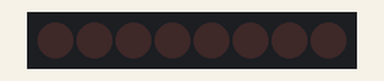
Simulated run of this program. Board: Raspberry Pi (BCM pin numbers). On the bench: 8 shift-register outputs drawn as a row of LEDs (first output left, lit = HIGH).

Above: at 0.2 s.
At 1.2 s:
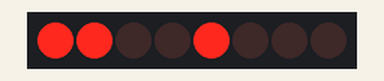
At 2.2 s:
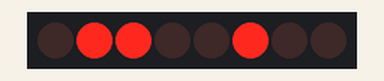
At 4.7 s:
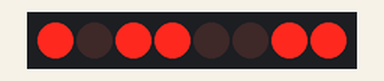
At 7.2 s:
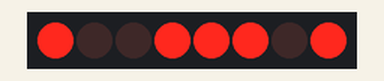
At 9.7 s:
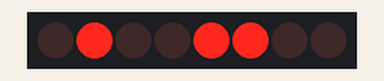
Timing chart, 0 to 10.4 s (numbered marks = the images above):
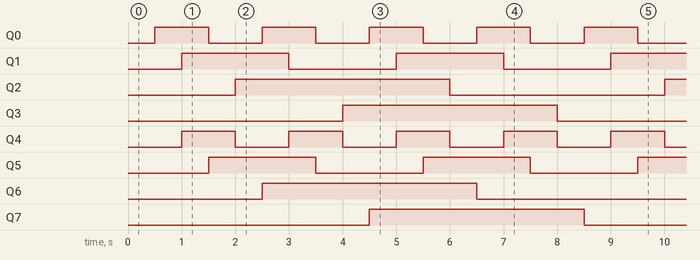

The program:

Shift.py
```python
import RPi.GPIO as GPIO
import time

# Pin connected to ST_CP of 74HC595
latchPin = 23
# Pin connected to SH_CP of 74HC595
clockPin = 24
# Pin connected to DS of 74HC595
dataPin = 25

# set pins to output because they are addressed in the main loop
GPIO.setmode(GPIO.BCM)
GPIO.setup(latchPin, GPIO.OUT)
GPIO.setup(clockPin, GPIO.OUT)
GPIO.setup(dataPin, GPIO.OUT)

def shiftOut(val, bits):
    # print 'value = ', val
    # pull latch pin low while pushing data into shift register
    GPIO.output(latchPin, GPIO.LOW)

    # push data bits one at a time
    for i in range(0, bits):
        bit = 1 & (val >> ((bits - 1) - i))
        # print 'bit = ', bit
	GPIO.output(dataPin, bit)
        # pulse clock pin to advance bits in shift register
        GPIO.output(clockPin, GPIO.HIGH)
        GPIO.output(clockPin, GPIO.LOW)

    # pull latch pin high to push all bits to output
    GPIO.output(latchPin, GPIO.HIGH)

def gray(n):
    return n^(n//2)

try:
    while True:
        # count up routine
        for j in range(0, 16):
            shiftOut(gray(j), 4)
            time.sleep(0.5)
except KeyboardInterrupt:
      GPIO.cleanup()
```

Measured:
- by itself, Q0, Q4: alternates HIGH for 1.0 s and LOW for 1.0 s
- by itself, Q1, Q5: alternates HIGH for 2.0 s and LOW for 2.0 s
- by itself, Q2, Q3, Q6, Q7: alternates HIGH for 4.0 s and LOW for 4.0 s
